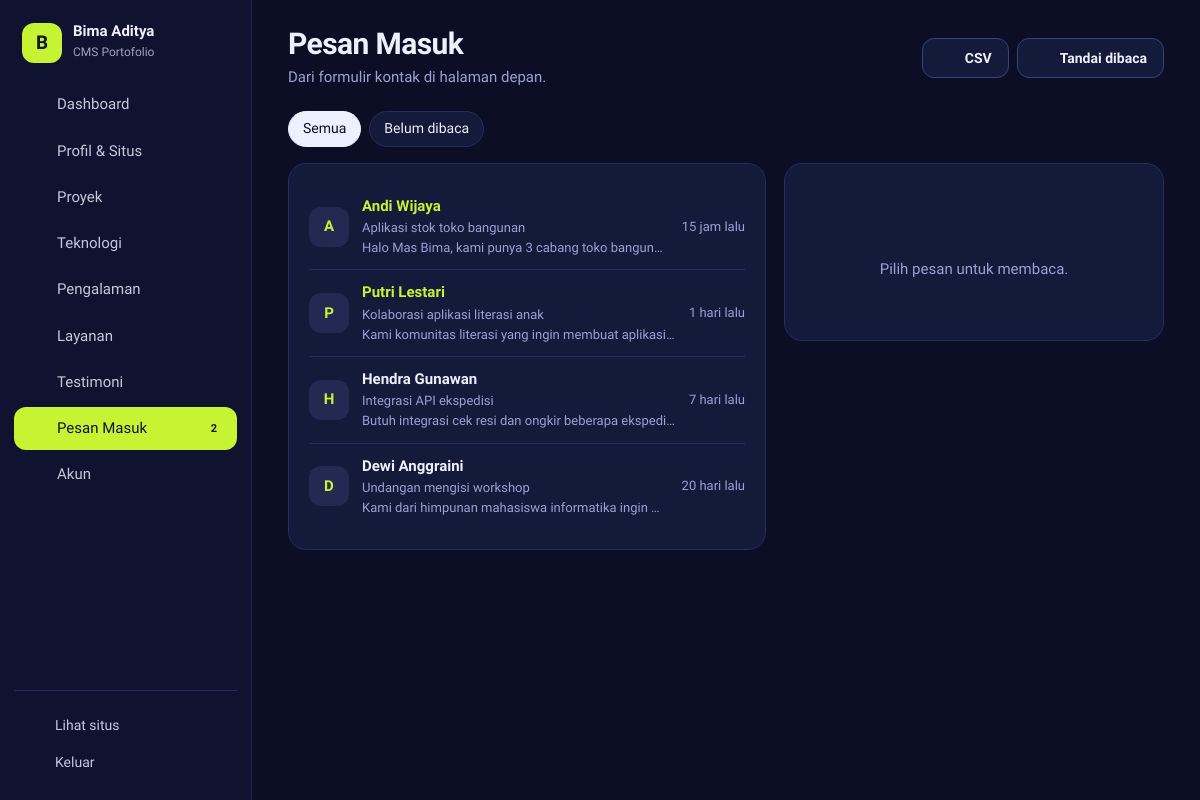
The app's page /index.php?page=pesan (signed in) with its own data.
### tables this page shows
CREATE TABLE pesan (
  id INT AUTO_INCREMENT PRIMARY KEY,
  nama VARCHAR(100) NOT NULL,
  email VARCHAR(150) NOT NULL,
  subjek VARCHAR(150) NOT NULL DEFAULT '',
  isi TEXT NOT NULL,
  anggaran VARCHAR(40) NOT NULL DEFAULT '',
  ip VARCHAR(45) NOT NULL DEFAULT '',
  dibaca TINYINT(1) NOT NULL DEFAULT 0,
  created_at DATETIME NOT NULL DEFAULT CURRENT_TIMESTAMP,
  INDEX (ip, created_at)
);

### index.php (called while the page is built, shortened)
<?php
require __DIR__ . '/includes/bootstrap.php';
$admin = [
    'login'         => 'pages/admin/login.php',
    'logout'        => 'pages/admin/logout.php',
    'dashboard'     => 'pages/admin/dashboard.php',
    'profil'        => 'pages/admin/profil.php',
    'kelola-proyek' => 'pages/admin/proyek.php',
    'proyek-form'   => 'pages/admin/proyek-form.php',
    'teknologi'     => 'pages/admin/teknologi.php',
    'pengalaman'    => 'pages/admin/pengalaman.php',
    'layanan'       => 'pages/admin/layanan.php',
    'testimoni'     => 'pages/admin/testimoni.php',
    'pesan'         => 'pages/admin/pesan.php',
    'akun'          => 'pages/admin/akun.php',
];
$page = (string) ($_GET['page'] ?? 'beranda');
require __DIR__ . '/' . $admin[$page];

### pages/admin/pesan.php (the view, shortened to what this page needs)
<?php
$buka = isset($_GET['id']) ? q('SELECT * FROM pesan WHERE id = ?', [(int) $_GET['id']])->fetch() : null;
$filter = ($_GET['f'] ?? '') === 'baru';
$list = q('SELECT * FROM pesan' . ($filter ? ' WHERE dibaca = 0' : '') . ' ORDER BY created_at DESC LIMIT 200')->fetchAll();
$actions = '<a class="btn" href="' . url('pesan', ['unduh' => 'csv']) . '">' . icon('download', 18) . ' CSV</a><form method="post">' . csrf_field() . '<button class="btn" name="aksi" value="semua">' . icon('check', 18) . ' Tandai dibaca</button></form>';
require ROOT . '/includes/admin_header.php';
?>
<div class="chips"><a class="chip <?= $filter ? '' : 'on' ?>" href="<?= url('pesan') ?>">Semua</a><a class="chip <?= $filter ? 'on' : '' ?>" href="<?= url('pesan', ['f' => 'baru']) ?>">Belum dibaca</a></div>
<div class="grid-side inbox">
    <section class="card">
        <ul class="rows">
            <?php foreach ($list as $m): ?>
                <li class="<?= $m['dibaca'] ? '' : 'unread' ?> <?= $buka && $buka['id'] == $m['id'] ? 'sel' : '' ?>"><a class="row-link" href="<?= url('pesan', ['id' => $m['id']] + ($filter ? ['f' => 'baru'] : [])) ?>"><span class="av"><?= e(mb_strtoupper(mb_substr($m['nama'], 0, 1))) ?></span><div class="grow"><b><?= e($m['nama']) ?></b><small><?= e($m['subjek'] ?: 'Tanpa subjek') ?></small><small class="clip muted"><?= e(mb_strimwidth($m['isi'], 0, 80, '…')) ?></small></div><small class="muted nowrap"><?= waktu_lalu($m['created_at']) ?></small></a></li>
            <?php endforeach; ?>
        </ul>
    </section>
    <section class="card sticky">
        <?php if ($buka): ?>
            <div class="card-h"><h2><?= e($buka['subjek'] ?: 'Tanpa subjek') ?></h2></div>
            <p><b><?= e($buka['nama']) ?></b> &lt;<?= e($buka['email']) ?>&gt;<br><small class="muted"><?= tgl($buka['created_at']) ?>, <?= date('H.i', strtotime($buka['created_at'])) ?> WIB<?= $buka['anggaran'] ? ' · Anggaran: ' . e($buka['anggaran']) : '' ?></small></p>
            <div class="msg-body"><?= nl2br(e($buka['isi'])) ?></div>
            <div class="btn-row">
                <a class="btn btn-main" href="mailto:<?= e(rawurlencode($buka['email'])) ?>?subject=<?= e(rawurlencode('Re: ' . ($buka['subjek'] ?: 'Pesan dari portofolio'))) ?>"><?= icon('send', 17) ?> Balas email</a>
                <form method="post"><?= csrf_field() ?><input type="hidden" name="id" value="<?= $buka['id'] ?>"><button class="btn" name="aksi" value="belum"><?= icon('mail', 17) ?> Tandai belum dibaca</button></form>
                <form method="post" onsubmit="return confirm('Hapus pesan ini?')"><?= csrf_field() ?><input type="hidden" name="id" value="<?= $buka['id'] ?>"><button class="btn danger" name="aksi" value="hapus"><?= icon('trash-2', 17) ?> Hapus</button></form>
            </div>
        <?php else: ?>
            <p class="empty"><?= icon('inbox', 28) ?><br>Pilih pesan untuk membaca.</p>
        <?php endif; ?>
    </section>
</div>
<?php require ROOT . '/includes/admin_footer.php';

### assets/css/admin.css (style rules this page uses)
:root { --bg:#0b0e24;--card:#141a3a;--field:#0f1430;--ink:#eef0ff;--muted:#9aa1d4; --line:#262d5e;--line-strong:#3a4280;--acc:#c6f432;--acc-ink:#c6f432;--acc-border:#c6f432;--on-acc:#11142c;--acc-soft:#232a52; --side:#0f1330;--side-ink:#eef0ff;--side-hover:#1a2048;--side-on:#c6f432;--side-on-ink:#11142c;--side-line:#262d5e;--side-border:1px solid #1d2350; --danger:#ff7a8a;--err-bg:#2a1630;--ok-bg:#1d2a1a;--ok-ink:#c6f432;--ok-line:#4d6a1a; --r:18px;--r-sm:12px;--r-xs:6px;--bw:1px;--card-shadow:none;--btn-shadow:none; --f-head:'Unbounded',sans-serif;--f-body:'Sora',sans-serif; }
*,*::before,*::after { box-sizing:border-box }
html { -webkit-text-size-adjust:100% }
body.adm { margin:0;background:var(--bg);color:var(--ink);font:15px/1.55 var(--f-body);min-height:100vh }
a { color:var(--acc-ink) }
.muted { color:var(--muted) }
.nowrap { white-space:nowrap }
.grow { flex:1;min-width:0 }
.adm-acts form { margin:0 }
.btn { display:inline-flex;align-items:center;gap:8px;padding:10px 16px;border-radius:var(--r-sm);border:var(--bw) solid var(--line-strong);background:var(--card);color:var(--ink);font:600 14px var(--f-body);cursor:pointer;text-decoration:none;white-space:nowrap;transition:transform .15s }
.card { background:var(--card);border:var(--bw) solid var(--line);border-radius:var(--r);padding:20px;box-shadow:var(--card-shadow);min-width:0 }
.card+.card { margin-top:18px }
.grid-side { display:grid;grid-template-columns:minmax(0,1fr) 380px;gap:18px;align-items:start }
.grid-side .card+.card { margin-top:0 }
.sticky { position:sticky;top:20px }
.rows { list-style:none;margin:0;padding:0 }
.rows li { display:flex;align-items:center;gap:13px;padding:11px 0;border-bottom:1px solid var(--line) }
.rows li:last-child { border-bottom:0 }
.rows li b { display:block;font-weight:600 }
.rows li small { display:block;color:var(--muted);font-size:13px }
.rows li.unread b { color:var(--acc-ink) }
.row-link { display:flex;align-items:center;gap:13px;flex:1;min-width:0;color:inherit;text-decoration:none }
.clip { overflow:hidden;text-overflow:ellipsis;white-space:nowrap }
.av,.logo-box { width:40px;height:40px;flex:none;display:grid;place-items:center;border-radius:var(--r-sm);background:var(--acc-soft);color:var(--acc-ink);font-weight:700 }
.empty { color:var(--muted);text-align:center;padding:24px 10px }
.chips { display:flex;gap:8px;flex-wrap:wrap;margin-bottom:16px }
.chip { padding:6px 14px;border-radius:99px;border:var(--bw) solid var(--line);text-decoration:none;color:var(--ink);font-size:14px;background:var(--card) }
.chip.on { background:var(--ink);color:var(--bg);border-color:var(--ink) }

### records on screen
pesan: nama "A", nama "Andi Wijaya", subjek "Aplikasi stok toko bangunan", isi "Halo Mas Bima, kami punya 3 cabang toko bangun…", created_at "15 jam lalu"
pesan: nama "P", nama "Putri Lestari", subjek "Kolaborasi aplikasi literasi anak", isi "Kami komunitas literasi yang ingin membuat aplikasi…", created_at "1 hari lalu"
pesan: nama "H", nama "Hendra Gunawan", subjek "Integrasi API ekspedisi", isi "Butuh integrasi cek resi dan ongkir beberapa ekspedi…", created_at "7 hari lalu"
pesan: nama "D", nama "Dewi Anggraini", subjek "Undangan mengisi workshop", isi "Kami dari himpunan mahasiswa informatika ingin…", created_at "20 hari lalu"

### other values on screen
mb_strtoupper(mb_substr(setting('nama', 'P'), 0, 1)) "B"
setting('nama') "Bima Aditya"
$l "Dashboard"
$l "Profil & Situs"
$l "Proyek"
$l "Teknologi"
$l "Pengalaman"
$l "Layanan"
$l "Testimoni"
$l "Pesan Masuk"
$n "2"
$l "Akun"
$title "Pesan Masuk"
$sub "Dari formulir kontak di halaman depan."
